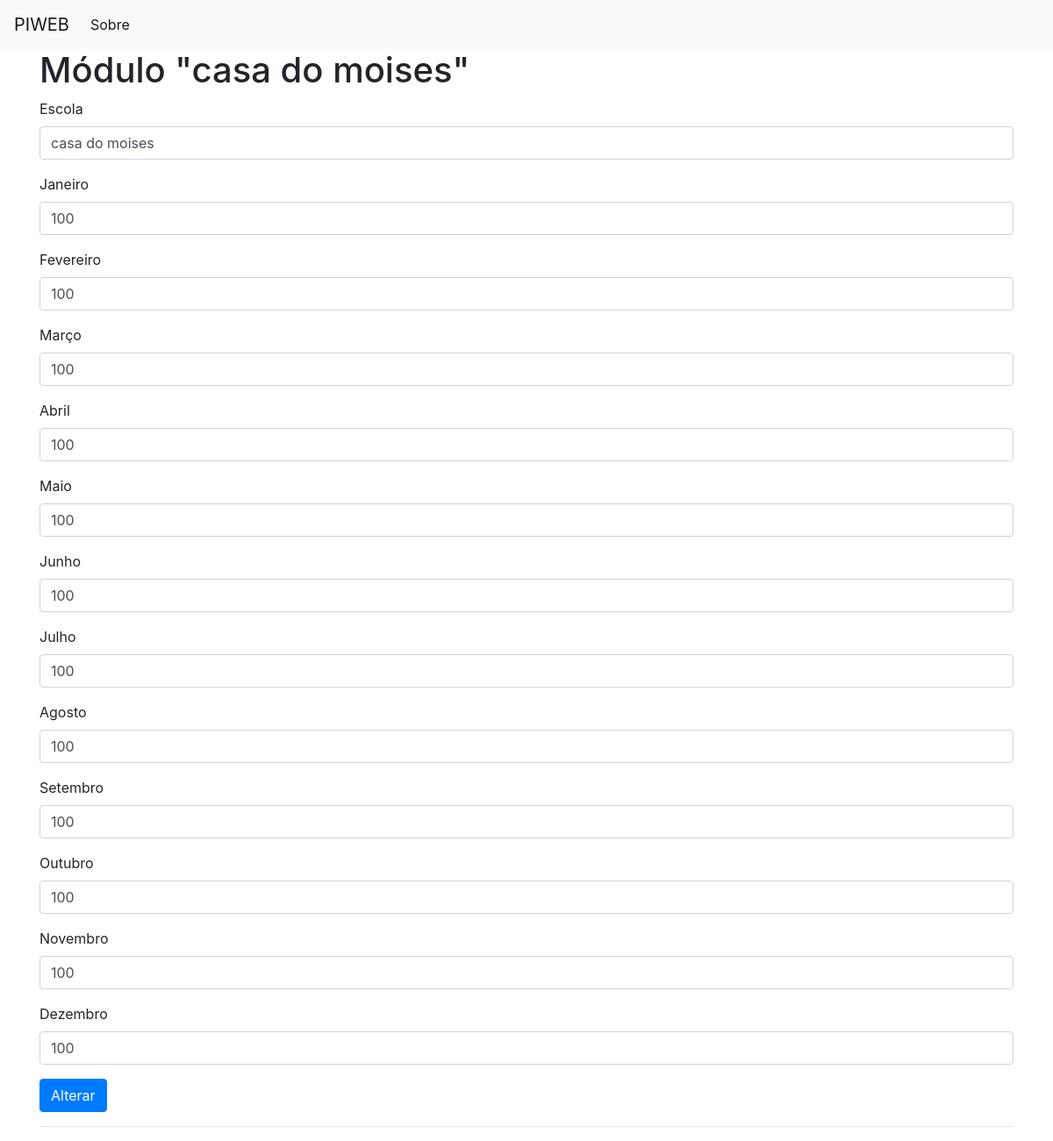
The page /edit_consumo on the database as committed earlier.
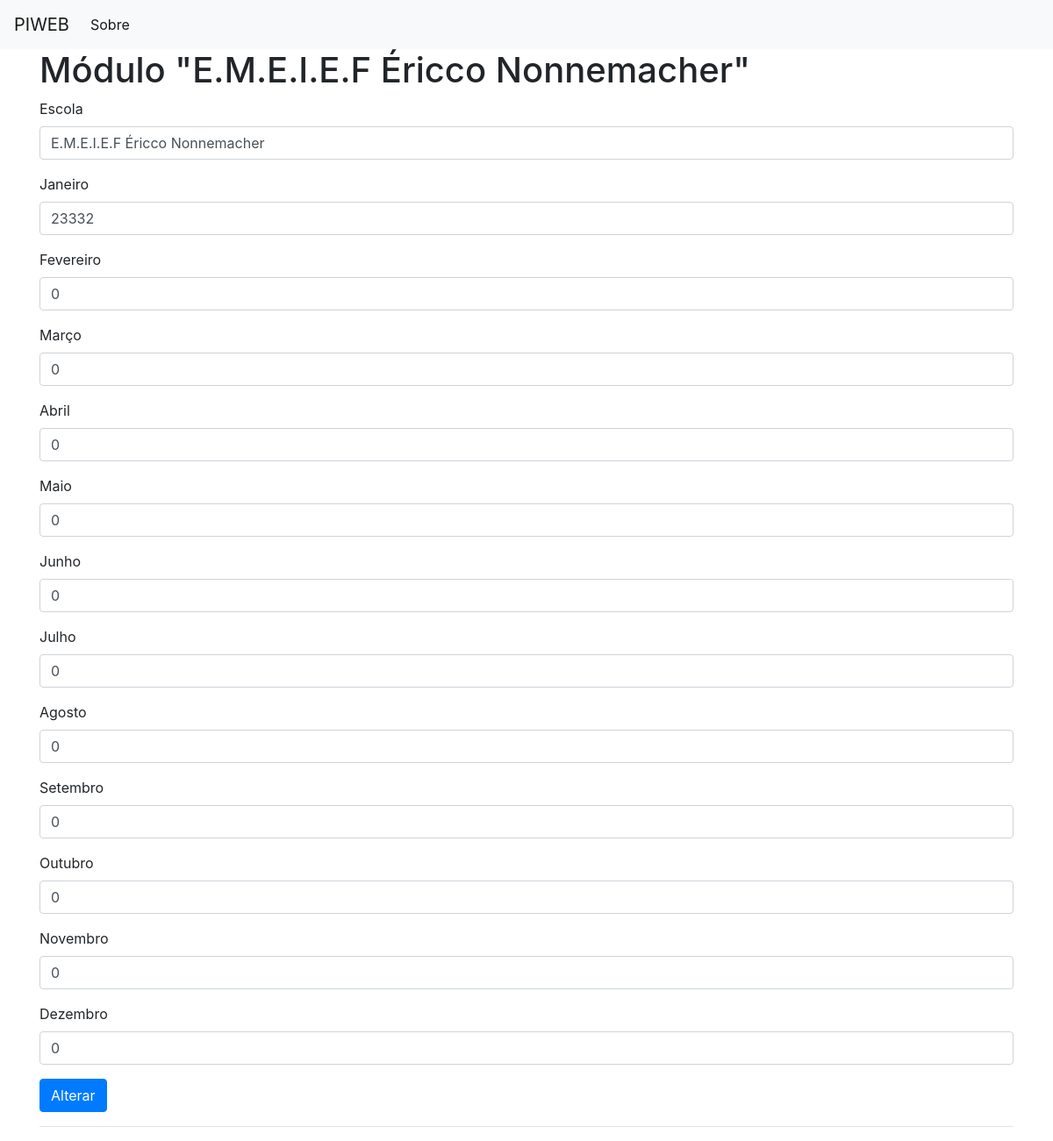
The same page on the database as committed later.
### tables this page shows
CREATE TABLE consumo_anual (
    id_consumo_anual INTEGER PRIMARY KEY AUTOINCREMENT,
    escola TEXT NOT NULL,
    janeiro TEXT NOT NULL,
    fevereiro TEXT NOT NULL,
    marco TEXT NOT NULL,
    abril TEXT NOT NULL,
    maio TEXT NOT NULL,
    junho TEXT NOT NULL,
    julho TEXT NOT NULL,
    agosto TEXT NOT NULL,
    setembro TEXT NOT NULL,
    outubro TEXT NOT NULL,
    novembro TEXT NOT NULL,
    dezembro TEXT NOT NULL
);

### app.py (the view, shortened to what this page needs)
@app.route('/edit_consumo', methods=('GET', 'POST'))
def edit_consumo():
    id = 1
    post_consumo = get_post_consumo(id)
    print('Rota de edição do consumo')
    return render_template('edit_consumo.html', post_consumo=post_consumo)

### app.py (called while the page is built)
def get_db_connection():
    conn = sqlite3.connect('database.db')
    conn.row_factory = sqlite3.Row
    return conn

def get_post_consumo(post_id_consumo):
    conn = get_db_connection()
    post_consumo = conn.execute('SELECT * FROM consumo_anual WHERE id_consumo_anual = ?',
                        (post_id_consumo,)).fetchone()
    conn.close()
    if post_consumo is None:
        abort(404)
    return post_consumo

### templates/edit_consumo.html (shortened to what this page needs)
{% extends 'base.html' %}
{% block content %}
<h1>{% block title %} Módulo "{{ post_consumo['escola'] }}" {% endblock %}</h1>
<form method="post">
    <div class="form-group">
        <label for="title">Escola</label>
        <input type="text" name="escola" placeholder="escola"
               class="form-control"
               value="{{ request.form['escola'] or post_consumo['escola'] }}">
    </div>
    <div class="form-group">
        <label for="title">Janeiro</label>
        <input type="text" name="janeiro" placeholder="Janeiro"
               class="form-control"
               value="{{ request.form['janeiro'] or post_consumo['janeiro'] }}">
    </div>
    <div class="form-group">
        <label for="title">Fevereiro</label>
        <input type="text" name="fevereiro" placeholder="Fevereiro"
               class="form-control"
               value="{{ request.form['fevereiro'] or post_consumo['fevereiro'] }}">
    </div>
    <div class="form-group">
        <label for="title">Março</label>
        <input type="text" name="marco" placeholder="Março"
               class="form-control"
               value="{{ request.form['marco'] or post_consumo['marco'] }}">
    </div>
    <div class="form-group">
        <label for="title">Abril</label>
        <input type="text" name="abril" placeholder="Abril"
               class="form-control"
               value="{{ request.form['abril'] or post_consumo['abril'] }}">
    </div>
    <div class="form-group">
        <label for="title">Maio</label>
        <input type="text" name="maio" placeholder="Maio"
               class="form-control"
               value="{{ request.form['maio'] or post_consumo['maio'] }}">
    </div>
    <div class="form-group">
        <label for="title">Junho</label>
        <input type="text" name="junho" placeholder="Junho"
               class="form-control"
               value="{{ request.form['junho'] or post_consumo['junho'] }}">
    </div>
    <div class="form-group">
        <label for="title">Julho</label>
        <input type="text" name="julho" placeholder="Julho"
               class="form-control"
               value="{{ request.form['julho'] or post_consumo['julho'] }}">
    </div>
    <div class="form-group">
        <label for="title">Agosto</label>
        <input type="text" name="agosto" placeholder="Agosto"
               class="form-control"
               value="{{ request.form['agosto'] or post_consumo['agosto'] }}">
    </div>
    <div class="form-group">
        <label for="title">Setembro</label>
        <input type="text" name="setembro" placeholder="Setembro"
               class="form-control"
               value="{{ request.form['setembro'] or post_consumo['setembro'] }}">
    </div>
    <div class="form-group">
        <label for="title">Outubro</label>
        <input type="text" name="outubro" placeholder="Outubro"
               class="form-control"
               value="{{ request.form['outubro'] or post_consumo['outubro'] }}">
    </div>
    <div class="form-group">
        <label for="title">Novembro</label>
        <input type="text" name="novembro" placeholder="Novembro"
               class="form-control"
               value="{{ request.form['novembro'] or post_consumo['novembro'] }}">
    </div>
    <div class="form-group">
        <label for="title">Dezembro</label>
        <input type="text" name="dezembro" placeholder="Dezembro"
               class="form-control"
               value="{{ request.form['dezembro'] or post_consumo['dezembro'] }}">
    </div>
    <div class="form-group">
        <button type="submit" class="btn btn-primary">Alterar</button>
    </div>
</form>
<hr>
{% endblock %}

Rows that differ between the two databases and show on the page:
changed consumo_anual: escola "casa do moises" → "E.M.E.I.E.F Éricco Nonnemacher"; janeiro "100" → "23332"; fevereiro "100" → "0"; marco "100" → "0"; abril "100" → "0"; maio "100" → "0"; junho "100" → "0"; julho "100" → "0"; agosto "100" → "0"; setembro "100" → "0"; outubro "100" → "0"; novembro "100" → "0"; dezembro "100" → "0"
